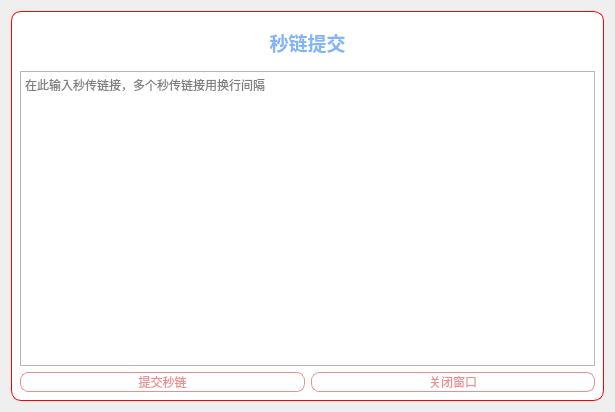
<?xml version="1.0" encoding="UTF-8"?>
<ui version="4.0">
 <class>Addhash</class>
 <widget class="QDialog" name="Addhash">
  <property name="geometry">
   <rect>
    <x>0</x>
    <y>0</y>
    <width>615</width>
    <height>412</height>
   </rect>
  </property>
  <property name="windowTitle">
   <string>Dialog</string>
  </property>
  <layout class="QVBoxLayout" name="verticalLayout_2">
   <item>
    <widget class="QWidget" name="widget" native="true">
     <property name="styleSheet">
      <string notr="true">#widget {
    background-color: white;
border:1px solid red;
    border-radius: 10px;
}</string>
     </property>
     <layout class="QVBoxLayout" name="verticalLayout_3">
      <item>
       <layout class="QVBoxLayout" name="verticalLayout">
        <item>
         <widget class="QLabel" name="label">
          <property name="font">
           <font>
            <pointsize>14</pointsize>
            <weight>75</weight>
            <italic>false</italic>
            <bold>true</bold>
           </font>
          </property>
          <property name="styleSheet">
           <string notr="true">QLabel{
	color: rgb(131,179,249);
font: '新宋体';
font-weight:bold;
padding-top:8px;
padding-bottom:8px;
}
</string>
          </property>
          <property name="text">
           <string>秒链提交</string>
          </property>
          <property name="alignment">
           <set>Qt::AlignCenter</set>
          </property>
         </widget>
        </item>
        <item>
         <widget class="QTextEdit" name="hashtextEdit">
          <property name="lineWrapMode">
           <enum>QTextEdit::NoWrap</enum>
          </property>
          <property name="html">
           <string>&lt;!DOCTYPE HTML PUBLIC &quot;-//W3C//DTD HTML 4.0//EN&quot; &quot;http://www.w3.org/TR/REC-html40/strict.dtd&quot;&gt;
&lt;html&gt;&lt;head&gt;&lt;meta name=&quot;qrichtext&quot; content=&quot;1&quot; /&gt;&lt;style type=&quot;text/css&quot;&gt;
p, li { white-space: pre-wrap; }
&lt;/style&gt;&lt;/head&gt;&lt;body style=&quot; font-family:'SimSun'; font-size:9pt; font-weight:400; font-style:normal;&quot;&gt;
&lt;p style=&quot;-qt-paragraph-type:empty; margin-top:0px; margin-bottom:0px; margin-left:0px; margin-right:0px; -qt-block-indent:0; text-indent:0px; font-family:'SimSun';&quot;&gt;&lt;br /&gt;&lt;/p&gt;&lt;/body&gt;&lt;/html&gt;</string>
          </property>
          <property name="placeholderText">
           <string>在此输入秒传链接，多个秒传链接用换行间隔</string>
          </property>
         </widget>
        </item>
        <item>
         <layout class="QHBoxLayout" name="horizontalLayout">
          <item>
           <widget class="QPushButton" name="addhashButton">
            <property name="styleSheet">
             <string notr="true">QPushButton:!hover{
		border:1px solid rgb(234,144,146);
	color: rgb(234,144,146);
	font: 75 12pt &quot;微软雅黑&quot;;
border-radius:8px;
	
}

QPushButton:hover{

	border:1px solid rgb(234,144,146);
	background-color:#faefef;
	color: rgb(234,144,146);
	font: 75 12pt &quot;微软雅黑&quot;;
border-radius:8px;

}</string>
            </property>
            <property name="text">
             <string>提交秒链</string>
            </property>
           </widget>
          </item>
          <item>
           <widget class="QPushButton" name="closeButton">
            <property name="styleSheet">
             <string notr="true">QPushButton:!hover{
		border:1px solid rgb(234,144,146);
	color: rgb(234,144,146);
	font: 75 12pt &quot;微软雅黑&quot;;
border-radius:8px;
	
}

QPushButton:hover{

	border:1px solid rgb(234,144,146);
	background-color:#faefef;
	color: rgb(234,144,146);
	font: 75 12pt &quot;微软雅黑&quot;;
border-radius:8px;

}</string>
            </property>
            <property name="text">
             <string>关闭窗口</string>
            </property>
           </widget>
          </item>
         </layout>
        </item>
       </layout>
      </item>
     </layout>
    </widget>
   </item>
  </layout>
 </widget>
 <resources/>
 <connections/>
</ui>
